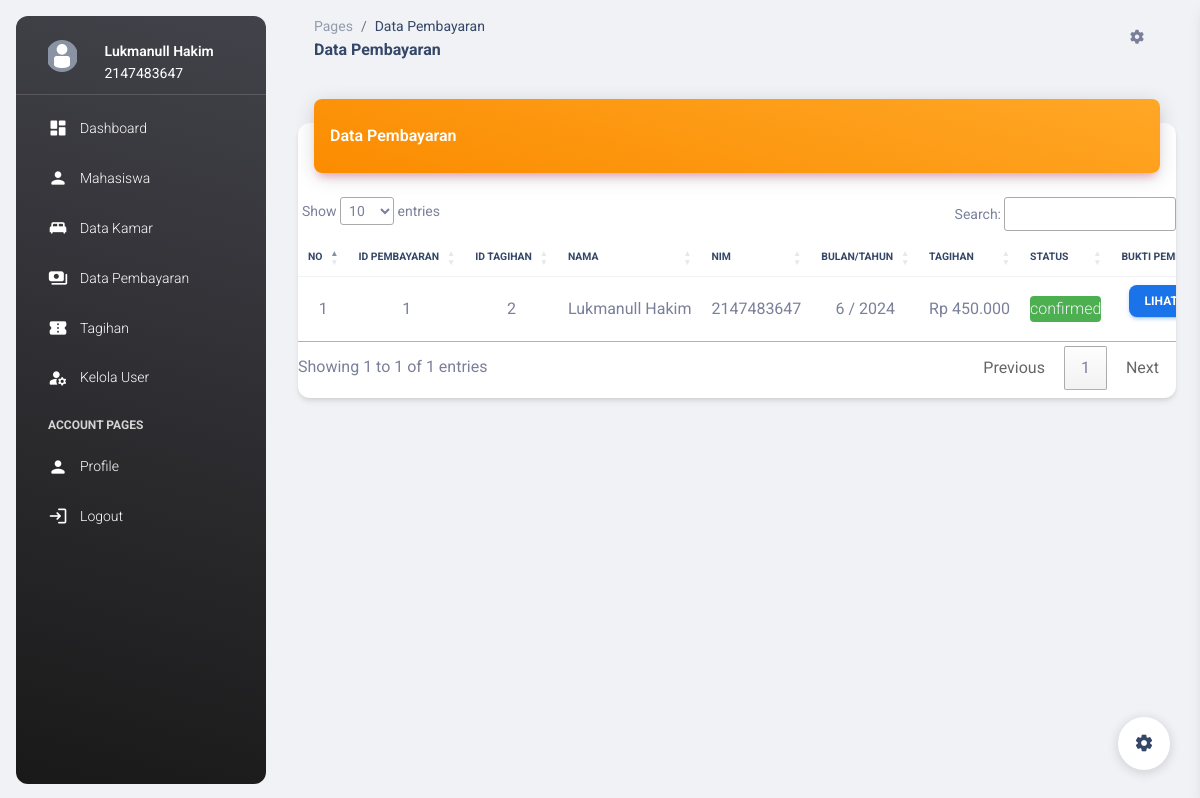
/dt_pembayaran.php (signed in), run on the app's committed database.
### tables this page shows
CREATE TABLE `pembayaran` (
  `id_pembayaran` int(15) NOT NULL,
  `id_tagihan` int(15) NOT NULL,
  `id_mhs` int(15) NOT NULL,
  `foto_bukti_pembayaran` varchar(500) NOT NULL,
  `waktu_pembayaran` datetime NOT NULL DEFAULT current_timestamp(),
  `status` varchar(15) NOT NULL DEFAULT 'pending'
);

CREATE TABLE `mahasiswa` (
  `id_mhs` int(11) NOT NULL,
  `nim` int(20) DEFAULT NULL,
  `nama_mhs` varchar(255) DEFAULT NULL,
  `foto` varchar(500) DEFAULT NULL,
  `tempat` varchar(255) DEFAULT NULL,
  `tgl_lahir` date DEFAULT NULL,
  `jk` varchar(15) DEFAULT NULL,
  `kewarganegaraan` varchar(50) DEFAULT NULL,
  `agama` varchar(50) DEFAULT NULL,
  `email` varchar(255) DEFAULT NULL,
  `no_hp` varchar(15) DEFAULT NULL,
  `kode_pos` varchar(10) DEFAULT NULL,
  `alamat` text DEFAULT NULL,
  `provinsi` varchar(100) DEFAULT NULL,
  `kabupaten` varchar(100) DEFAULT NULL,
  `kecamatan` varchar(100) DEFAULT NULL,
  `ortu` varchar(255) DEFAULT NULL,
  `no_hp_ortu` varchar(15) DEFAULT NULL,
  `alamat_ortu` text DEFAULT NULL,
  `pendidikan` varchar(255) DEFAULT NULL,
  `nama_sekolah` varchar(255) DEFAULT NULL,
  `jurusan` varchar(255) DEFAULT NULL,
  `prodi` varchar(255) DEFAULT NULL,
  `semester` int(11) DEFAULT NULL,
  `id_kamar` int(15) DEFAULT NULL
);

CREATE TABLE `tagihan` (
  `id_tagihan` int(15) NOT NULL,
  `nama` varchar(100) NOT NULL,
  `bulan` int(15) NOT NULL,
  `tahun` int(15) NOT NULL,
  `tagihan` int(15) NOT NULL,
  `tgl_tagih` datetime NOT NULL DEFAULT current_timestamp(),
  `status` varchar(50) NOT NULL DEFAULT 'non_active'
);

### proses/koneksi.php (called while the page is built, shortened)
<?php
function format_rupiah($angka)
{
    $rupiah = "Rp " . number_format($angka, 0, ',', '.');
    return $rupiah;
}
?>

### dt_pembayaran.php (the view, shortened to what this page needs)
<?php include 'proses/koneksi.php'; ?>
<!DOCTYPE html>
<html lang="en">
<head>
  <link href="./assets/css/nucleo-icons.css" rel="stylesheet" />
  <link href="./assets/css/nucleo-svg.css" rel="stylesheet" />
  <link id="pagestyle" href="./assets/css/material-dashboard.css?v=3.0.0" rel="stylesheet" />
  <link rel="stylesheet" href="https://cdn.datatables.net/1.13.7/css/jquery.dataTables.css" />
</head>
<body class="g-sidenav-show bg-gray-200">
  <?php include 'sidebar.php'; ?>
  <main class="main-content position-relative max-height-vh-100 h-100 border-radius-lg">
    <nav class="navbar navbar-main navbar-expand-lg px-0 mx-4 shadow-none border-radius-xl" id="navbarBlur"
      navbar-scroll="true">
      <div class="container-fluid py-1 px-3">
        <nav aria-label="breadcrumb">
          <ol class="breadcrumb bg-transparent mb-0 pb-0 pt-1 px-0 me-sm-6 me-5">
            <li class="breadcrumb-item text-sm"><a class="opacity-5 text-dark" href="javascript:;">Pages</a></li>
            <li class="breadcrumb-item text-sm text-dark active" aria-current="page">Data Pembayaran</li>
          </ol>
          <h6 class="font-weight-bolder mb-0">Data Pembayaran</h6>
        </nav>
        <ul class="navbar-nav justify-content-end">
          <li class="nav-item px-3 d-flex align-items-center">
            <a href="javascript:;" class="nav-link text-body p-0">
              <i class="fa fa-cog fixed-plugin-button-nav cursor-pointer"></i>
            </a>
          </li>
        </ul>
      </div>
    </nav>
    <div class="container-fluid py-4">
      <div class="row">
        <div class="col-12">
          <div class="card my-4">
            <div class="card-header p-0 position-relative mt-n4 mx-3 z-index-2">
              <div class="bg-gradient-warning shadow-primary border-radius-lg pt-4 pb-3">
                <div class="d-flex justify-content-between">
                  <h6 class="text-white text-capitalize ps-3">Data Pembayaran</h6>
                </div>
              </div>
            </div>
            <div class="card-body px-0 pb-2">
              <div class="table-responsive p-0">
                <table class="table align-items-center mb-0 text-center " id="myTable">
                  <thead>
                    <tr>
                      <th class="text-uppercase text-dark text-xxs font-weight-bolder">No</th>
                      <th class="text-uppercase text-dark text-xxs font-weight-bolder">ID Pembayaran</th>
                      <th class="text-uppercase text-dark text-xxs font-weight-bolder">ID Tagihan</th>
                      <th class="text-uppercase text-dark text-xxs font-weight-bolder">Nama</th>
                      <th class="text-uppercase text-dark text-xxs font-weight-bolder">NIM</th>
                      <th class="text-uppercase text-dark text-xxs font-weight-bolder">Bulan/Tahun</th>
                      <th class="text-uppercase text-dark text-xxs font-weight-bolder">Tagihan</th>
                      <th class="text-uppercase text-dark text-xxs font-weight-bolder">Status</th>
                      <th class="text-uppercase text-dark text-xxs font-weight-bolder">Bukti Pembayaran</th>
                    </tr>
                  </thead>
                  <tbody class="text-center">
                    <?php
                    $no = 1;
                    $kueri = mysqli_query($conn, "SELECT * FROM pembayaran");
                    while ($row = mysqli_fetch_array($kueri)) {
                      $idmhs = $row['id_mhs'];
                      $kueri2 = mysqli_query($conn, "SELECT * FROM mahasiswa WHERE id_mhs = $idmhs");
                      $row2 = mysqli_fetch_array($kueri2);
                      $id_tagihan = $row['id_tagihan'];
                      $kueri3 = mysqli_query($conn, "SELECT * FROM tagihan WHERE id_tagihan = $id_tagihan");
                      $row3 = mysqli_fetch_array($kueri3);
                      ?>
                      <tr>
                        <td>
                          <?php echo $no++; ?>
                        </td>
                        <td>
                          <?php echo $row['id_pembayaran']; ?>
                        </td>
                        <td>
                          <?php echo $row['id_tagihan']; ?>
                        </td>
                        <td>
                          <?php echo $row2['nama_mhs']; ?>
                        </td>
                        <td>
                          <?php echo $row2['nim']; ?>
                        </td>
                        <td>
                          <?php echo $row3['bulan']; ?> /
                          <?php echo $row3['tahun']; ?>
                        </td>
                        <td>
                          <?php echo format_rupiah($row3['tagihan']); ?>
                        </td>
                        <td>
                          <?php if ($row['status'] == 'not_confirmed') { ?>
                            <div class="bg-danger text-light rounded">
                              <?php echo $row['status']; ?>
                            </div>
                          <?php } else { ?>
                            <div class="bg-success text-light rounded">
                              <?php echo $row['status']; ?>
                            </div>
                          <?php } ?>
                        </td>
                        <td><a href="#" onclick="show_bukti('<?php echo $row['foto_bukti_pembayaran'] ?>')"
                            data-bs-toggle="modal" data-bs-target="#ModalGambar" class="btn btn-sm btn-info">Lihat
                            BUKTI</a></td>
                      </tr>
                    <?php } ?>
                  </tbody>
                </table>
              </div>
            </div>
          </div>
        </div>
      </div>
    </div>
    <br>
    <br>
  </main>
  <div class="fixed-plugin">
    <a class="fixed-plugin-button text-dark position-fixed px-3 py-2">
      <i class="material-icons py-2">settings</i>
    </a>
  </div>
</body>
</html>

### data on the page
pembayaran: id_pembayaran "1", id_tagihan "2", id_mhs.nama_mhs "Lukmanull Hakim", id_mhs.nim "2147483647", id_tagihan.bulan "6", id_tagihan.tahun "2024", id_tagihan.tagihan "Rp 450.000", status "confirmed"

### other printed values
$_SESSION['nama_user'] "Lukmanull Hakim"
$_SESSION['nomor_identitas'] "2147483647"
